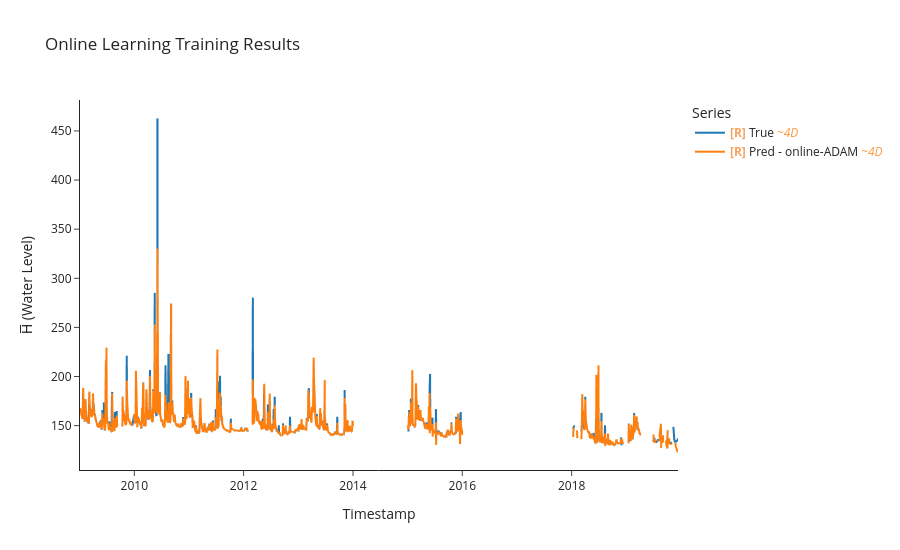

Write notebook code for a chart like this one.
### Markdown cell above
## online training using Adam

### Code cell
model, optimizer, criterion = build_mlp(LOOKBACK*N_FEATURES, HORIZON)

y_true, y_pred, time_indices, cutom_adam_batch_losses = uf.train_model_online(model, optimizer,criterion,
                                                                              train_ds, train_df,
                                                                              LOOKBACK, HORIZON, BATCH_SIZE)
#training results
uf.calculate_metrics_and_plot({"online-ADAM": (y_true, y_pred, time_indices)}, 
                              plot_title="Online Learning Training Results",
                              export_metrics= True,
                              export_html= True,
                              export_file_name='results/training/Online Learning Training Results')

### Figure 1 — Plotly figure (JSON) as saved in the notebook; plotly's stock layout.template omitted (floating-point values rounded to 4 significant figures; data arrays with more than 128 entries replaced by an {"elided": "..."} marker saying what was removed)
{"data": [{"hovertemplate": "Legend=True<br>Timestamp=%{x}<br>H̅ (Water Level)=%{y}<extra></extra>", "legendgroup": "True", "line": {"color": "#1f77b4", "dash": "solid", "width": 2}, "marker": {"symbol": "circle"}, "mode": "lines", "name": "<b style=\"color:sandybrown\">[R]</b> True <i style=\"color:#fc9944\">~4D</i>", "showlegend": true, "type": "scattergl", "uid": "2e79906b-2b53-4969-9bda-88dbbc39b009", "x": {"elided": "1011 str values"}, "xaxis": "x", "y": {"elided": "1011 float values"}, "yaxis": "y"}, {"hovertemplate": "Legend=Pred - online-ADAM<br>Timestamp=%{x}<br>H̅ (Water Level)=%{y}<extra></extra>", "legendgroup": "Pred - online-ADAM", "line": {"color": "#ff7f0e", "dash": "solid", "width": 2}, "marker": {"symbol": "circle"}, "mode": "lines", "name": "<b style=\"color:sandybrown\">[R]</b> Pred - online-ADAM <i style=\"color:#fc9944\">~4D</i>", "showlegend": true, "type": "scattergl", "uid": "e3298c4f-8b37-4943-800f-e65c4e1e0526", "x": {"elided": "1014 str values"}, "xaxis": "x", "y": {"elided": "1014 float values"}, "yaxis": "y"}], "layout": {"height": 550, "legend": {"title": {"text": "Series"}, "tracegroupgap": 0}, "title": {"text": "Online Learning Training Results"}, "xaxis": {"anchor": "y", "domain": [0, 1], "title": {"text": "Timestamp"}}, "yaxis": {"anchor": "x", "domain": [0, 1], "title": {"text": "H̅ (Water Level)"}}}}
